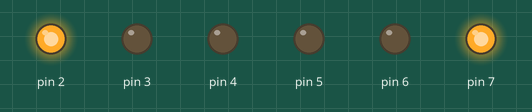
This sketch was run on a simulated Arduino Uno, built with avr-gcc and run on an emulated ATmega328P. On the bench: output pins drawn as LEDs (lit = HIGH).

Above: at 0.1 s.
At 10.1 s:
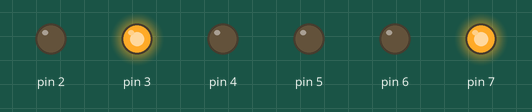
At 22.1 s:
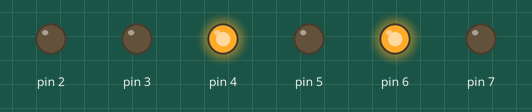
At 24.1 s:
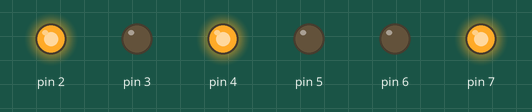
At 34.1 s:
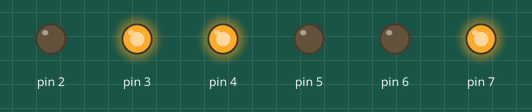
At 36.1 s:
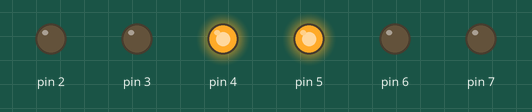
Timing chart, 0 to 37.6 s (numbered marks = the images above):
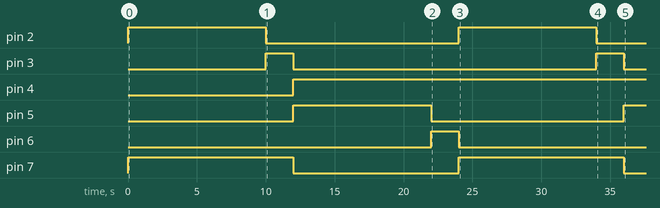

The sketch:

semaforo.ino
```cpp
void setup()
{
pinMode (2, OUTPUT);
  pinMode (3, OUTPUT);
  pinMode (4, OUTPUT);
  pinMode (5, OUTPUT);
  pinMode (6, OUTPUT);
  pinMode (7, OUTPUT);

}

void loop()
{
  digitalWrite(7,HIGH);

  digitalWrite(2, HIGH);
  delay (10000);
  digitalWrite(2, LOW);

  digitalWrite(3, HIGH);
  delay(2000);
  digitalWrite(3,LOW);

  digitalWrite(7, LOW);
  digitalWrite(4, HIGH);

  digitalWrite(5, HIGH);
  delay(10000);
  digitalWrite(5, LOW);

  digitalWrite(6, HIGH);
  delay(2000);
  digitalWrite(6, LOW);


}
```

Measured:
- by itself, pin 2: alternates HIGH for 10.0 s and LOW for 14.0 s
- by itself, pin 3: alternates HIGH for 2.0 s and LOW for 22.0 s
- by itself, pin 4: LOW → HIGH at 12.0 s
- by itself, pin 5: LOW → HIGH at 12.0 s, → LOW 10.0 s later, → HIGH 14.0 s later
- by itself, pin 6: LOW → HIGH at 22.0 s, → LOW 2.0 s later
- by itself, pin 7: alternates HIGH for 12.0 s and LOW for 12.0 s
